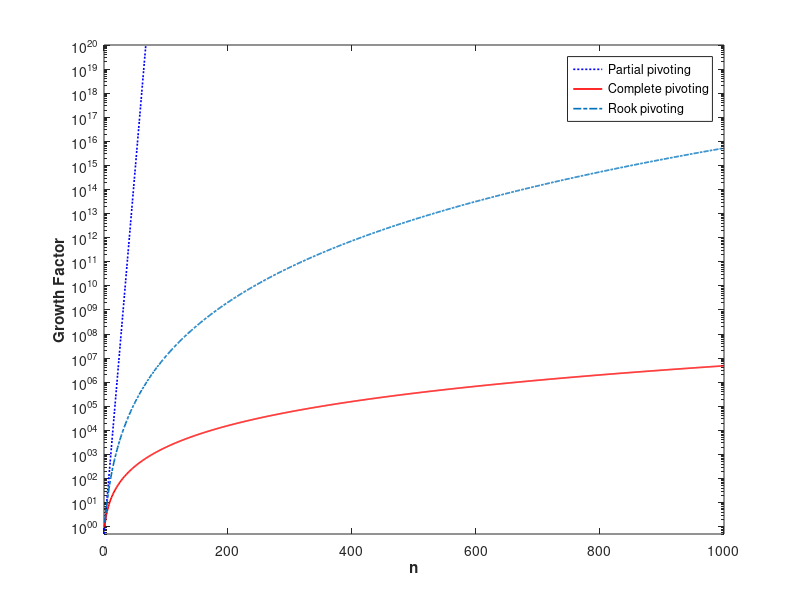

Recreate this plot in MATLAB.
n = 0:1e3;
rho_p = 2.^(n-1);
rho_c = sqrt(n).*n.^(log(n)/4);
rho_r = 1.5*n.^(3/4*log(n));

semilogy(n,rho_p,'b:','LineWidth', 1.2)
hold on
semilogy(n,rho_c,'r-','LineWidth', 1.2)
semilogy(n,rho_r,'-.','LineWidth', 1.2)
axis([0,1e3,0, 1e20])
legend('Partial pivoting', 'Complete pivoting', 'Rook pivoting')
xlabel('\bfn')
ylabel('\bfGrowth Factor')